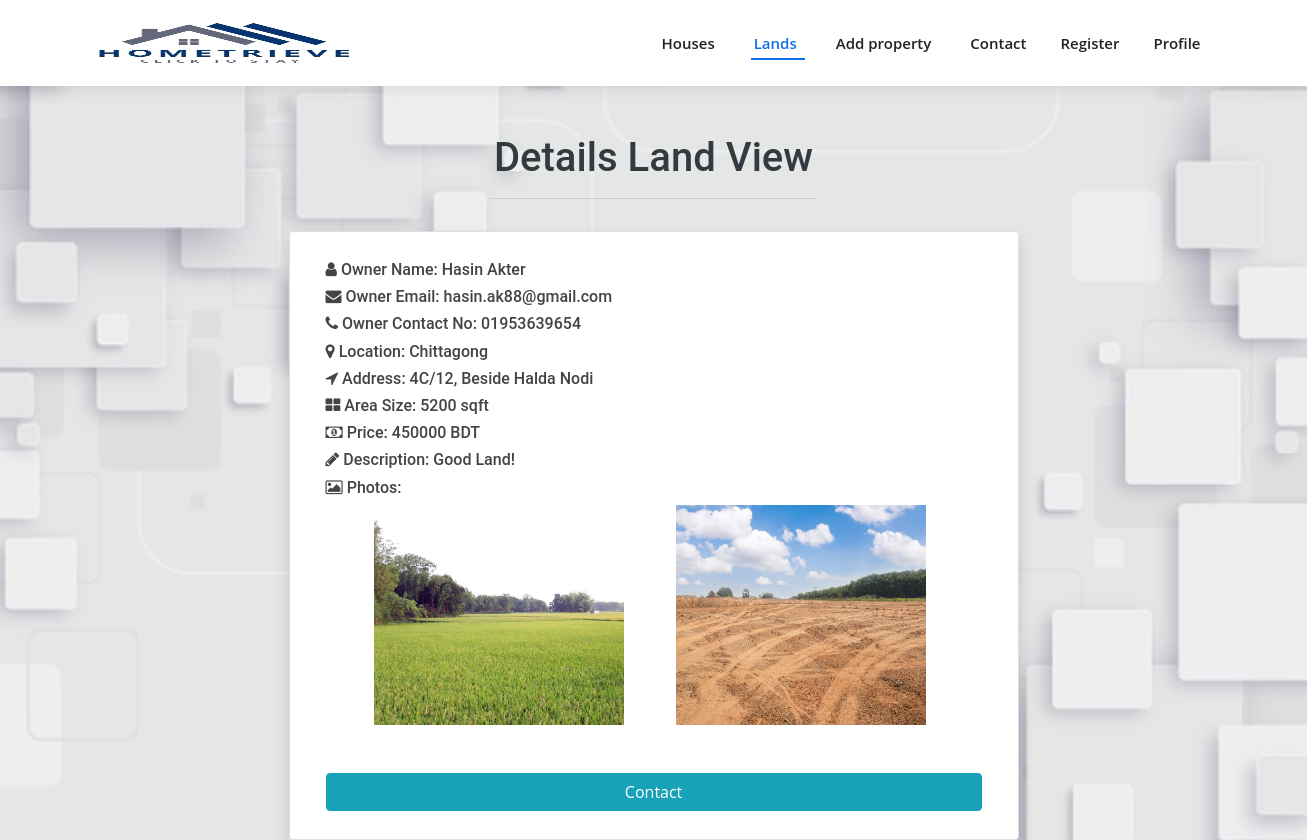
The app's page /view_land_details.php?id=5 (signed in) with its own data.
### tables this page shows
CREATE TABLE `lands` (
  `id` int(6) NOT NULL,
  `user_id` int(6) NOT NULL,
  `owner_name` varchar(255) NOT NULL,
  `owner_email` varchar(255) NOT NULL,
  `owner_contact` varchar(255) NOT NULL,
  `location` varchar(255) NOT NULL,
  `address` varchar(255) NOT NULL,
  `area_size` varchar(255) NOT NULL,
  `price` varchar(255) NOT NULL,
  `description` text NOT NULL
);

CREATE TABLE `land_image` (
  `land_id` int(6) NOT NULL,
  `image` varchar(255) NOT NULL
);

### view_land_details.php (the view, shortened to what this page needs)
<?php
include 'connection.php';
$l_id =  $_GET['id'];
    $sql = "SELECT *
    FROM lands
    WHERE id='$l_id'";
    $result = mysqli_query($conn,$sql);
    $row = mysqli_fetch_array($result)
?>
<!DOCTYPE html>
<html lang="en" dir="ltr">
  <head>
    <link rel="stylesheet" href="https://maxcdn.bootstrapcdn.com/bootstrap/4.5.2/css/bootstrap.min.css">
    <link href="//maxcdn.bootstrapcdn.com/bootstrap/4.0.0/css/bootstrap.min.css" rel="stylesheet" id="bootstrap-css">
    <link rel="stylesheet" href="https://cdnjs.cloudflare.com/ajax/libs/font-awesome/4.7.0/css/font-awesome.min.css">
    <link href="css/style.css" rel="stylesheet">
   </head>
<body>
  <header id="header" class="d-flex align-items-center">
    <div class="container d-flex align-items-center justify-content-between">
      <a href="index.php" class="logo"><img src="assets/image/logo1c.jpeg" alt="Hometrieve"></a>
      <nav id="navbar" class="navbar">
        <ul>
          <li class="dropdown"><a href="#team"><span>Houses</span> <i class="bi bi-chevron-down"></i></a>
          </li>
          <li class="dropdown"><a class="nav-link scrollto active" href="#team"><span>Lands</span> <i class="bi bi-chevron-down"></i></a>
          </li>
          <li class="dropdown"><a href="#team"><span>Add property</span> <i class="bi bi-chevron-down"></i></a>
          </li>
          <li><a class="nav-link " href="contact_us.php">Contact</a></li>
          <li><a class="nav-link " href="signup.php">Register</a></li>
          <?php
          if (empty($_SESSION['logged_in'])) echo '<li><a class="nav-link scrollto" href="login.php">Login</a></li>';
          else {
            echo '<li class="dropdown"><a href="#team"><span>Profile</span><i class="bi bi-chevron-down"></i></a>
            <ul style="text-align:center;">
                <li><span>Welcome</span></li>
                <li><span>' . $username . '</span></li>
                <li><a href="user_profile.php">Profile</a></li>
                <li><a href="logout.php">Logout</a></li>
              </ul>
          </li>';
          }
          ?>
        </ul>
      </nav>
    </div>
  </header>
   <h1 class="text-center text-dark text-capitalize pt-5">Details Land View</h1>
                <hr class="w-25 pt-3">
   <div class="container">
    <div class="row">
        <div class="col-lg-8 mx-auto">
            <ul class="list-group shadow">
                <li class="list-group-item">
                    <div class="media align-items-lg-center flex-column flex-lg-row p-3">
                        <div class="media-body order-2 order-lg-1">
                            <h6><i class="fa fa-user"></i> Owner Name: <?php echo $row['owner_name']; ?></h6>
                            <h6><i class="fa fa-envelope"></i> Owner Email: <?php echo $row['owner_email']; ?></h6>
                            <h6><i class="fa fa-phone"></i> Owner Contact No: <?php echo $row['owner_contact']; ?></h6>
                            <h6><i class="fa fa-map-marker"></i> Location: <?php echo $row['location']; ?></h6>
                            <h6><i class="fa fa-location-arrow"></i> Address: <?php echo $row['address']; ?></h6>
                            <h6><i class="fa fa-th-large"></i> Area Size: <?php echo $row['area_size']; ?> sqft</h6>
                            <h6><i class="fa fa-money"></i> Price: <?php echo $row['price']; ?> BDT</h6>
                            <h6><i class="fa fa-pencil"></i> Description: <?php echo $row['description']; ?></h6>
                            <h6><i class="fa fa-picture-o"></i> Photos:</h6>
                        <?php
                            $sql = "SELECT image
                            FROM land_image
                            WHERE land_id='$l_id'";
                            $result1 = mysqli_query($conn,$sql);
                            while($rows_img = mysqli_fetch_array($result1))
                            {
                        ?>
                            <img src="assets/uploads/<?php echo $rows_img['image']; ?>" alt="Generic placeholder image" width="200" class="ml-lg-5 order-1 order-lg-2">
                        <?php
                            }
                        ?>
                            <div class="row mt-5">
                                <div class="col-md-12">
                                    <button type="submit" onclick="window.location = 'contact_owner.php?id=<?php echo $h_id ?>';" class="btn btn-info btn-block"> Contact  </button>
                                </div>
                            </div>
                        </div>
                    </div>
                </li>
            </ul>
        </div>
    </div>
</div>
</body>
</html>

### css/style.css (style rules this page uses)
body { font-family: "Open Sans", sans-serif; color: #444444; overflow-x: hidden; }
a { color: #106eea; text-decoration: none; }
h1, h2, h3, h4, h5, h6 { font-family: "Roboto", sans-serif; }
#header { background: #fff; transition: all 0.5s; z-index: 997; height: 86px; box-shadow: 0px 2px 15px rgba(0, 0, 0, 0.1); }
#header .logo { font-size: 30px; margin: 0; padding: 0; line-height: 1; font-weight: 600; letter-spacing: 0.8px; font-family: "Poppins", sans-serif; }
#header .logo img { max-height: 40px; }
.navbar { padding: 0; }
.navbar ul { margin: 0; padding: 0; display: flex; list-style: none; align-items: center; }
.navbar li { position: relative; }
.navbar > ul > li { white-space: nowrap; padding: 10px 0 10px 28px; }
.navbar a { display: flex; align-items: center; justify-content: space-between; padding: 0 3px; font-size: 15px; font-weight: 600; color: #222222; white-space: nowrap; transition: 0.3s; position: relative; }
.navbar > ul > li > a:before { content: ""; position: absolute; width: 100%; height: 2px; bottom: -6px; left: 0; background-color: #106eea; visibility: hidden; width: 0px; transition: all 0.3s ease-in-out 0s; }
.navbar a:hover:before, .navbar li:hover > a:before, .navbar .active:before { visibility: visible; width: 100%; }
.navbar a:hover, .navbar .active, .navbar li:hover > a { color: #106eea; }

### view_land_details.php (style rules this page uses)
body { background-image: url('assets/image/ambulancesigncover.jpg'); background-repeat: no-repeat; background-attachment: fixed; background-size: cover; }
img { height: 220px; width: 250px }

### records on screen
lands: owner_name "Hasin Akter", owner_email "hasin.ak88@gmail.com", owner_contact "01953639654", location "Chittagong", address "4C/12, Beside Halda Nodi", area_size "5200", price "450000", description "Good Land!"
land_image: image (picture)
land_image: image (picture)
